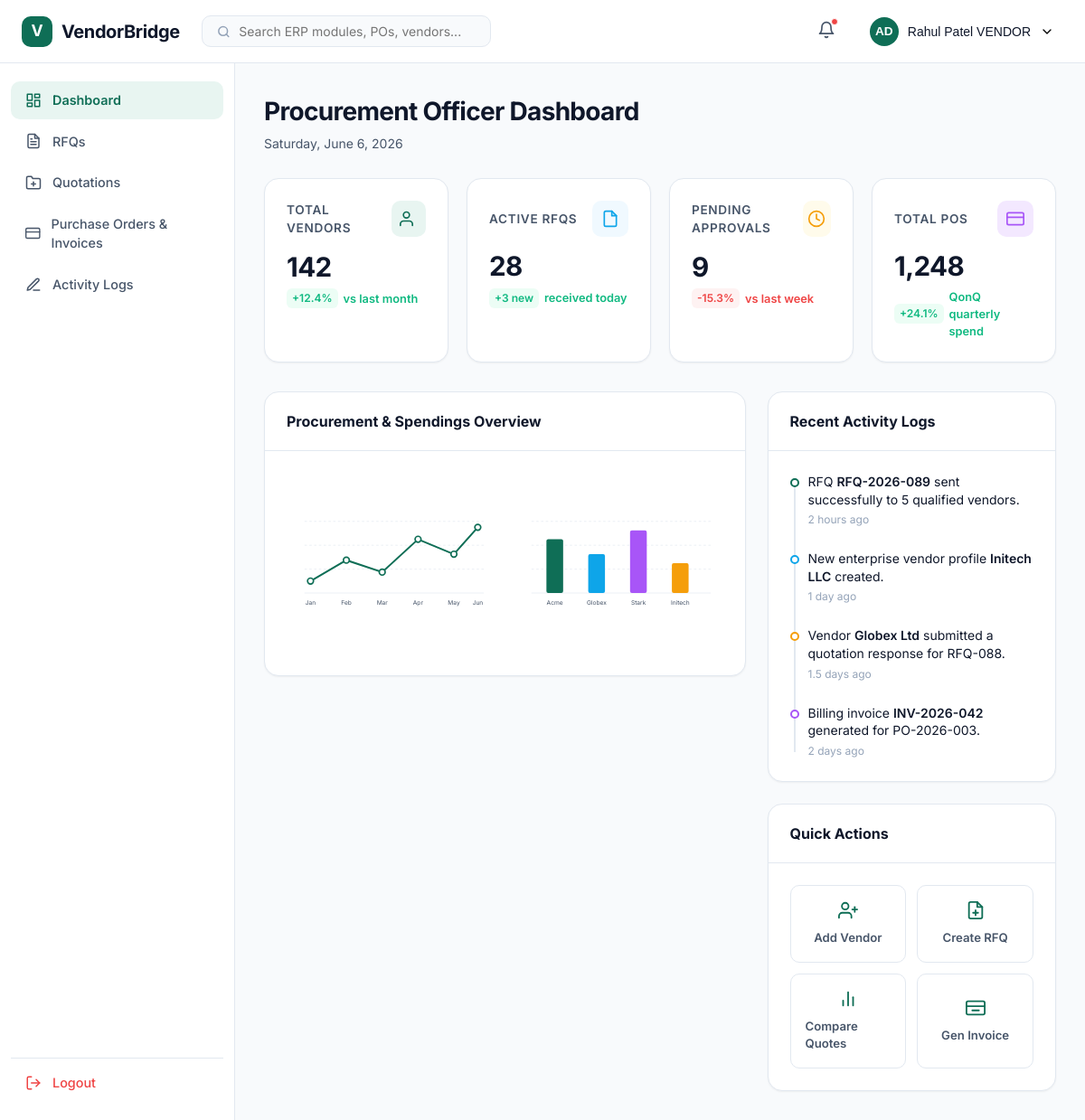
Screenshot of /procurement-dashboard/ (signed in) with the database file from the repository.
### apps/accounts/models.py (models this page shows, shortened)
class User(AbstractUser):
    username = None
    email = models.EmailField(unique=True)
    role = models.CharField(
        max_length=30,
        choices=UserRole.choices,
        default=UserRole.ADMIN
    )
    status = models.CharField(
        max_length=20,
        choices=UserStatus.choices,
        default=UserStatus.ACTIVE
    )
    USERNAME_FIELD = "email"
    REQUIRED_FIELDS = []
    objects = UserManager()

### apps/dashboard/views.py (the view)
@login_required
def procurement_dashboard(request):
    return render(
        request,
        "dashboard/dashboard.html",
        {
            "dashboard_title": "Procurement Officer Dashboard",
            "role": request.user.role
        }
    )

### templates/dashboard/dashboard.html (shortened to what this page needs)
{% extends 'base/base.html' %}
{% load static %}
{% block css %}
<link rel="stylesheet" href="{% static 'css/dashboard.css' %}">
{% endblock %}
{% block content %}
  <div class="layout-container">
    {% include 'base/navbar.html' %}
    <div class="layout-body">
      {% include 'base/sidebar.html' %}
      <main class="main-content">
        <div class="content-header">
          <div>
            <h1> {{ dashboard_title|default:"Dashboard Overview" }}</h1>
            <p id="currentDate">Saturday, June 6, 2026</p>
          </div>
        </div>
        <div class="kpi-grid">
          <div class="kpi-card">
            <div class="kpi-card-header">
              <span class="kpi-title">Total Vendors</span>
              <div class="kpi-icon-box">
                <svg xmlns="http://www.w3.org/2000/svg" width="20" height="20" viewBox="0 0 24 24" fill="none" stroke="currentColor" stroke-width="2" stroke-linecap="round" stroke-linejoin="round"><path d="M17 21v-2a4 4 0 0 0-4-4H5a4 4 0 0 0-4 4v2"></path><circle cx="9" cy="7" r="4"></circle></svg>
              </div>
            </div>
            <span class="kpi-value" id="kpiVendors">142</span>
            <div class="kpi-trend trend-positive">
              <span class="trend-badge">+12.4%</span>
              <span>vs last month</span>
            </div>
          </div>
          <div class="kpi-card">
            <div class="kpi-card-header">
              <span class="kpi-title">Active RFQs</span>
              <div class="kpi-icon-box">
                <svg xmlns="http://www.w3.org/2000/svg" width="20" height="20" viewBox="0 0 24 24" fill="none" stroke="currentColor" stroke-width="2" stroke-linecap="round" stroke-linejoin="round"><path d="M14 2H6a2 2 0 0 0-2 2v16a2 2 0 0 0 2 2h12a2 2 0 0 0 2-2V8z"></path><polyline points="14 2 14 8 20 8"></polyline></svg>
              </div>
            </div>
            <span class="kpi-value" id="kpiRfqs">28</span>
            <div class="kpi-trend trend-positive">
              <span class="trend-badge">+3 new</span>
              <span>received today</span>
            </div>
          </div>
          <div class="kpi-card">
            <div class="kpi-card-header">
              <span class="kpi-title">Pending Approvals</span>
              <div class="kpi-icon-box">
                <svg xmlns="http://www.w3.org/2000/svg" width="20" height="20" viewBox="0 0 24 24" fill="none" stroke="currentColor" stroke-width="2" stroke-linecap="round" stroke-linejoin="round"><circle cx="12" cy="12" r="10"></circle><polyline points="12 6 12 12 16 14"></polyline></svg>
              </div>
            </div>
            <span class="kpi-value" id="kpiApprovals">9</span>
            <div class="kpi-trend trend-negative">
              <span class="trend-badge">-15.3%</span>
              <span>vs last week</span>
            </div>
          </div>
          <div class="kpi-card">
            <div class="kpi-card-header">
              <span class="kpi-title">Total POs</span>
              <div class="kpi-icon-box">
                <svg xmlns="http://www.w3.org/2000/svg" width="20" height="20" viewBox="0 0 24 24" fill="none" stroke="currentColor" stroke-width="2" stroke-linecap="round" stroke-linejoin="round"><rect x="1" y="4" width="22" height="16" rx="2" ry="2"></rect><line x1="1" y1="10" x2="23" y2="10"></line></svg>
              </div>
            </div>
            <span class="kpi-value" id="kpiPos">1,248</span>
            <div class="kpi-trend trend-positive">
              <span class="trend-badge">+24.1%</span>
              <span>QonQ quarterly spend</span>
            </div>
          </div>
        </div>
        <div class="dashboard-sections-grid">
          <div class="section-col">
            <div class="card-widget">
              <div class="card-widget-header">
                <span class="card-widget-title">Procurement & Spendings Overview</span>
              </div>
              <div class="card-widget-body">
                <div class="charts-grid">
                  <div class="chart-container" id="spendChartContainer">
                    <svg class="chart-svg" id="spendOverviewChart" viewBox="0 0 350 200">
                      <line x1="30" y1="150" x2="330" y2="150" class="chart-axis-line" />
                      <line x1="30" y1="110" x2="330" y2="110" class="chart-grid-line" />
                      <line x1="30" y1="70" x2="330" y2="70" class="chart-grid-line" />
                      <line x1="30" y1="30" x2="330" y2="30" class="chart-grid-line" />
                      <path d="M 40 130 L 100 95 L 160 115 L 220 60 L 280 85 L 320 40" fill="none" stroke="var(--primary)" stroke-width="3" class="chart-line" />
                      <circle cx="40" cy="130" r="5" fill="#FFFFFF" stroke="var(--primary)" stroke-width="2.5" class="chart-point" data-val="$24k" data-label="Jan" />
                      <circle cx="100" cy="95" r="5" fill="#FFFFFF" stroke="var(--primary)" stroke-width="2.5" class="chart-point" data-val="$38k" data-label="Feb" />
                      <circle cx="160" cy="115" r="5" fill="#FFFFFF" stroke="var(--primary)" stroke-width="2.5" class="chart-point" data-val="$31k" data-label="Mar" />
                      <circle cx="220" cy="60" r="5" fill="#FFFFFF" stroke="var(--primary)" stroke-width="2.5" class="chart-point" data-val="$52k" data-label="Apr" />
                      <circle cx="280" cy="85" r="5" fill="#FFFFFF" stroke="var(--primary)" stroke-width="2.5" class="chart-point" data-val="$44k" data-label="May" />
                      <circle cx="320" cy="40" r="5" fill="#FFFFFF" stroke="var(--primary)" stroke-width="2.5" class="chart-point" data-val="$65k" data-label="Jun" />
                      <text x="40" y="170" class="chart-label" text-anchor="middle">Jan</text>
                      <text x="100" y="170" class="chart-label" text-anchor="middle">Feb</text>
                      <text x="160" y="170" class="chart-label" text-anchor="middle">Mar</text>
                      <text x="220" y="170" class="chart-label" text-anchor="middle">Apr</text>
                      <text x="280" y="170" class="chart-label" text-anchor="middle">May</text>
                      <text x="320" y="170" class="chart-label" text-anchor="middle">Jun</text>
                    </svg>
                  </div>
                  <div class="chart-container" id="performanceChartContainer">
                    <svg class="chart-svg" id="vendorPerformanceChart" viewBox="0 0 350 200">
                      <text x="69" y="170" class="chart-label" text-anchor="middle">Acme</text>
                      <text x="139" y="170" class="chart-label" text-anchor="middle">Globex</text>
                      <text x="209" y="170" class="chart-label" text-anchor="middle">Stark</text>
                      <text x="279" y="170" class="chart-label" text-anchor="middle">Initech</text>
                    </svg>
                  </div>
                </div>
              </div>
            </div>
          </div>
          <div class="section-col">
            <div class="card-widget">
              <div class="card-widget-header">
                <span class="card-widget-title">Recent Activity Logs</span>
              </div>
              <div class="card-widget-body">
                <div class="activity-stream">
                  <div class="activity-item">
                    <div class="activity-dot"></div>
                    <span class="activity-text">RFQ <strong>RFQ-2026-089</strong> sent successfully to 5 qualified vendors.</span>
                    <span class="activity-time">2 hours ago</span>
                  </div>
                  <div class="activity-item">
                    <div class="activity-dot"></div>
                    <span class="activity-text">New enterprise vendor profile <strong>Initech LLC</strong> created.</span>
                    <span class="activity-time">1 day ago</span>
                  </div>
                  <div class="activity-item">
                    <div class="activity-dot"></div>
                    <span class="activity-text">Vendor <strong>Globex Ltd</strong> submitted a quotation response for RFQ-088.</span>
                    <span class="activity-time">1.5 days ago</span>
                  </div>
                  <div class="activity-item">
                    <div class="activity-dot"></div>
                    <span class="activity-text">Billing invoice <strong>INV-2026-042</strong> generated for PO-2026-003.</span>
                    <span class="activity-time">2 days ago</span>
                  </div>
                </div>
              </div>
            </div>
            <div class="card-widget">
              <div class="card-widget-header">
                <span class="card-widget-title">Quick Actions</span>
              </div>
              <div class="card-widget-body">
                <div class="actions-grid">
                  <div class="btn-action-card" id="actionAddVendor">
                    <span>Add Vendor</span>
                  </div>
                  <div class="btn-action-card" id="actionCreateRfq">
                    <span>Create RFQ</span>
                  </div>
                  <div class="btn-action-card" id="actionCompareQuotes">
                    <svg xmlns="http://www.w3.org/2000/svg" width="22" height="22" viewBox="0 0 24 24" fill="none" stroke="currentColor" stroke-width="2" stroke-linecap="round" stroke-linejoin="round">
                      <line x1="18" y1="20" x2="18" y2="10"></line>
                      <line x1="12" y1="20" x2="12" y2="4"></line>
                      <line x1="6" y1="20" x2="6" y2="14"></line>
                    </svg>
                    <span>Compare Quotes</span>
                  </div>
                  <div class="btn-action-card" id="actionGenInvoice">
                    <span>Gen Invoice</span>
                  </div>
                </div>
              </div>
            </div>
          </div>
        </div>
      </main>
    </div>
  </div>
{% endblock %}

### templates/base/navbar.html (shortened to what this page needs)
<header class="navbar">
    <div class="nav-left">
      <div class="logo">
        <div class="logo-icon">V</div>
        <span class="logo-text">VendorBridge</span>
      </div>
      <div class="search-bar">
        <svg xmlns="http://www.w3.org/2000/svg" width="16" height="16" viewBox="0 0 24 24" fill="none" stroke="currentColor" stroke-width="2.5" stroke-linecap="round" stroke-linejoin="round">
          <circle cx="11" cy="11" r="8"></circle>
          <line x1="21" y1="21" x2="16.65" y2="16.65"></line>
        </svg>
        <input type="text" class="search-input" id="searchInput" placeholder="Search ERP modules, POs, vendors...">
      </div>
    </div>
    <div class="nav-right">
      <button class="bell-btn" id="notificationBtn" aria-label="Notifications">
        <svg xmlns="http://www.w3.org/2000/svg" width="20" height="20" viewBox="0 0 24 24" fill="none" stroke="currentColor" stroke-width="2" stroke-linecap="round" stroke-linejoin="round">
          <path d="M18 8A6 6 0 0 0 6 8c0 7-3 9-3 9h18s-3-2-3-9"></path>
          <path d="M13.73 21a2 2 0 0 1-3.46 0"></path>
        </svg>
        <span class="bell-badge" id="notificationBadge"></span>
      </button>
      <button class="profile-trigger" id="profileTrigger">
        <div class="avatar">AD</div>
        <span id="profileName">{{ request.user.first_name }} {{ request.user.last_name }}
          {{ request.user.role }}
        </span>
        <svg xmlns="http://www.w3.org/2000/svg" width="16" height="16" viewBox="0 0 24 24" fill="none" stroke="currentColor" stroke-width="2" stroke-linecap="round" stroke-linejoin="round">
          <polyline points="6 9 12 15 18 9"></polyline>
        </svg>
      </button>
    </div>
  </header>

### rows the page displays
User: user.first_name "Rahul", user.last_name "Patel", user.role "VENDOR"

### other values shown
{{ dashboard_title|default:"Dashboard Overview" }} "Procurement Officer Dashboard"
